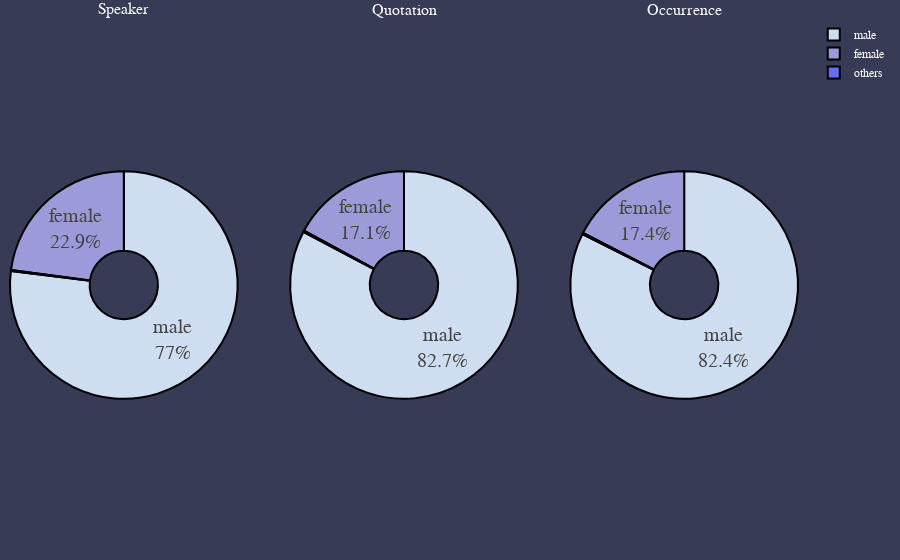

Source (notebook cell):
### Code cell
colors = ["#cedef0", "#9d9ad9"]

layout = Layout(
    paper_bgcolor='rgba(0,0,0,0)',
    plot_bgcolor='rgba(0,0,0,0)'
)

fig = make_subplots(rows=1, cols=3, specs=[[{"type": "pie"}, {"type": "pie"}, {"type": "pie"}]],
                    subplot_titles=["Speaker", "Quotation",
                                    "Occurrence"])

fig.add_trace(
    go.Pie(labels=all_gender_freq['gender'], values=all_gender_freq['speaker'], name='Speaker'),
    row=1, col=1  # 1*2
)

fig.add_trace(
    go.Pie(labels=all_gender_freq['gender'], values=all_gender_freq['quote'], name='Quotation'),
    row=1, col=2  # 2*1
)
fig.add_trace(
    go.Pie(labels=all_gender_freq['gender'], values=all_gender_freq['count'], name='Occurrence'),
    row=1, col=3  # 2*2
)

fig.update_traces(textposition='inside', textinfo='percent+label', insidetextorientation='horizontal',
                  hoverinfo="label+percent+name",
                  hole=.3, textfont_size=20, hoverlabel=dict(
        bgcolor="#424c50",
        font_size=16,
        font_family="lora"
    ),
                  marker=dict(colors=colors, line=dict(color='#000000', width=2)))

fig.update_layout(uniformtext_minsize=15,  # 文本信息的最小值
                  uniformtext_mode='hide',
                  paper_bgcolor='#383B55',
                  plot_bgcolor='rgba(0,0,0,0)',
                  margin=dict(t=20, l=10, r=10, b=10)  # 小于最小值则被隐藏
                  )
fig.layout.font.family = 'lora'
fig.layout.font.color = '#FFFFFF'

fig.show()

### Figure 1 — Plotly figure (JSON) as saved in the notebook; plotly's stock layout.template omitted (floating-point values rounded to 4 significant figures)
{"data": [{"labels": ["male", "female", "others"], "name": "Speaker", "values": [1772000.0, 526600.0, 3277.0], "type": "pie", "domain": {"x": [0.0, 0.2889], "y": [0.0, 1.0]}, "textfont": {"size": 20}, "hoverlabel": {"font": {"family": "lora", "size": 16}, "bgcolor": "#424c50"}, "marker": {"line": {"color": "#000000", "width": 2}, "colors": ["#cedef0", "#9d9ad9"]}, "hole": 0.3, "hoverinfo": "label+percent+name", "insidetextorientation": "horizontal", "textinfo": "percent+label", "textposition": "inside"}, {"labels": ["male", "female", "others"], "name": "Quotation", "values": [61510000.0, 12700000.0, 144700.0], "type": "pie", "domain": {"x": [0.3556, 0.6444], "y": [0.0, 1.0]}, "textfont": {"size": 20}, "hoverlabel": {"font": {"family": "lora", "size": 16}, "bgcolor": "#424c50"}, "marker": {"line": {"color": "#000000", "width": 2}, "colors": ["#cedef0", "#9d9ad9"]}, "hole": 0.3, "hoverinfo": "label+percent+name", "insidetextorientation": "horizontal", "textinfo": "percent+label", "textposition": "inside"}, {"labels": ["male", "female", "others"], "name": "Occurrence", "values": [228700000.0, 48350000.0, 577000.0], "type": "pie", "domain": {"x": [0.7111, 1.0], "y": [0.0, 1.0]}, "textfont": {"size": 20}, "hoverlabel": {"font": {"family": "lora", "size": 16}, "bgcolor": "#424c50"}, "marker": {"line": {"color": "#000000", "width": 2}, "colors": ["#cedef0", "#9d9ad9"]}, "hole": 0.3, "hoverinfo": "label+percent+name", "insidetextorientation": "horizontal", "textinfo": "percent+label", "textposition": "inside"}], "layout": {"annotations": [{"font": {"size": 16}, "showarrow": false, "text": "Speaker", "x": 0.1444, "xanchor": "center", "xref": "paper", "y": 1.0, "yanchor": "bottom", "yref": "paper"}, {"font": {"size": 16}, "showarrow": false, "text": "Quotation", "x": 0.5, "xanchor": "center", "xref": "paper", "y": 1.0, "yanchor": "bottom", "yref": "paper"}, {"font": {"size": 16}, "showarrow": false, "text": "Occurrence", "x": 0.8556, "xanchor": "center", "xref": "paper", "y": 1.0, "yanchor": "bottom", "yref": "paper"}], "uniformtext": {"minsize": 15, "mode": "hide"}, "margin": {"t": 20, "l": 10, "r": 10, "b": 10}, "paper_bgcolor": "#383B55", "plot_bgcolor": "rgba(0,0,0,0)", "font": {"family": "lora", "color": "#FFFFFF"}}}
